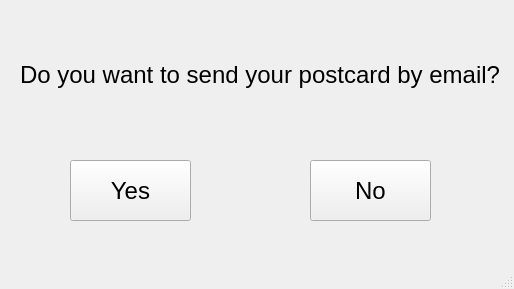
<?xml version="1.0" encoding="UTF-8"?>
<ui version="4.0">
 <class>MainWindow</class>
 <widget class="QMainWindow" name="MainWindow">
  <property name="geometry">
   <rect>
    <x>0</x>
    <y>0</y>
    <width>514</width>
    <height>289</height>
   </rect>
  </property>
  <property name="windowTitle">
   <string>MainWindow</string>
  </property>
  <widget class="QWidget" name="centralwidget">
   <widget class="QLabel" name="label">
    <property name="geometry">
     <rect>
      <x>20</x>
      <y>40</y>
      <width>491</width>
      <height>71</height>
     </rect>
    </property>
    <property name="text">
     <string>&lt;html&gt;&lt;head/&gt;&lt;body&gt;&lt;p&gt;&lt;span style=&quot; font-size:18pt;&quot;&gt;Do you want to send your postcard by email?&lt;/span&gt;&lt;/p&gt;&lt;/body&gt;&lt;/html&gt;</string>
    </property>
   </widget>
   <widget class="QPushButton" name="yes_Button">
    <property name="geometry">
     <rect>
      <x>70</x>
      <y>160</y>
      <width>121</width>
      <height>61</height>
     </rect>
    </property>
    <property name="font">
     <font>
      <pointsize>18</pointsize>
     </font>
    </property>
    <property name="text">
     <string>Yes</string>
    </property>
   </widget>
   <widget class="QPushButton" name="no_Button">
    <property name="geometry">
     <rect>
      <x>310</x>
      <y>160</y>
      <width>121</width>
      <height>61</height>
     </rect>
    </property>
    <property name="font">
     <font>
      <pointsize>18</pointsize>
     </font>
    </property>
    <property name="text">
     <string>No</string>
    </property>
   </widget>
  </widget>
  <widget class="QMenuBar" name="menubar">
   <property name="geometry">
    <rect>
     <x>0</x>
     <y>0</y>
     <width>514</width>
     <height>21</height>
    </rect>
   </property>
  </widget>
  <widget class="QStatusBar" name="statusbar"/>
 </widget>
 <resources/>
 <connections/>
</ui>
